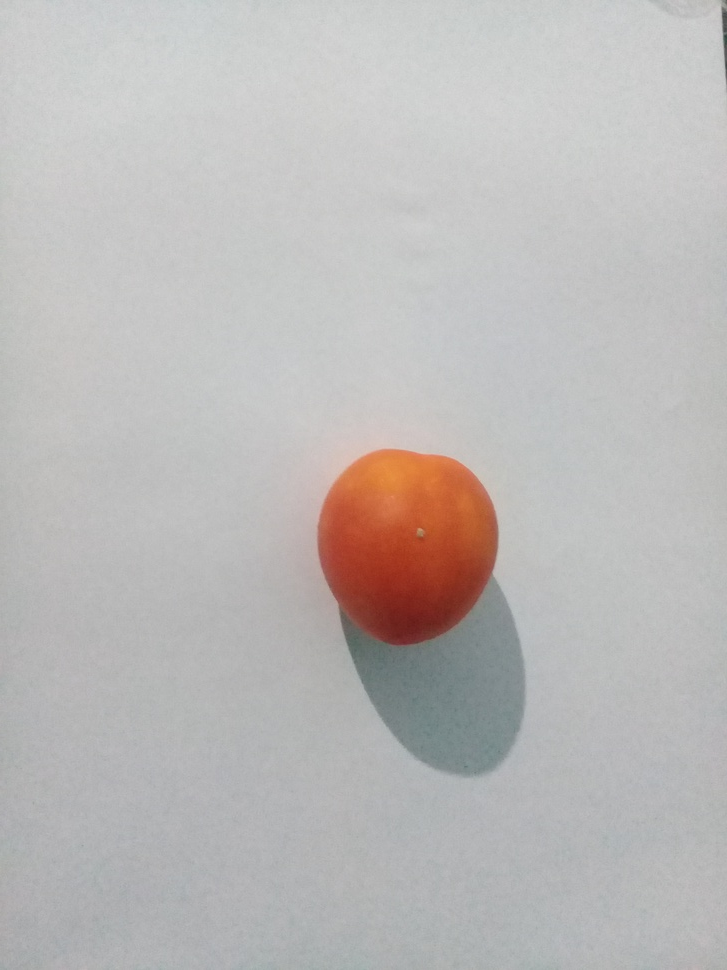
#> input picture img/B.jpg, 727 x 970 px, shrunk from 2448 x 3264 before the run, found by its file name
$ python crop.py
#> lines starting #> are read from the running program, lines starting #| are printed output that depends on the picture; after the words box and inside, x2 and y2 are one past the last pixel; in counts of white or black regions, pixels touching at a corner belong together
import numpy as np
import cv2

img = cv2.imread('B.jpg') # Read in the image and convert to grayscale
#> img is the input picture: shape (970, 727, 3); mean B, G, R 184.2, 185.3, 188.1
img = img[:-20,:-20] # Perform pre-cropping
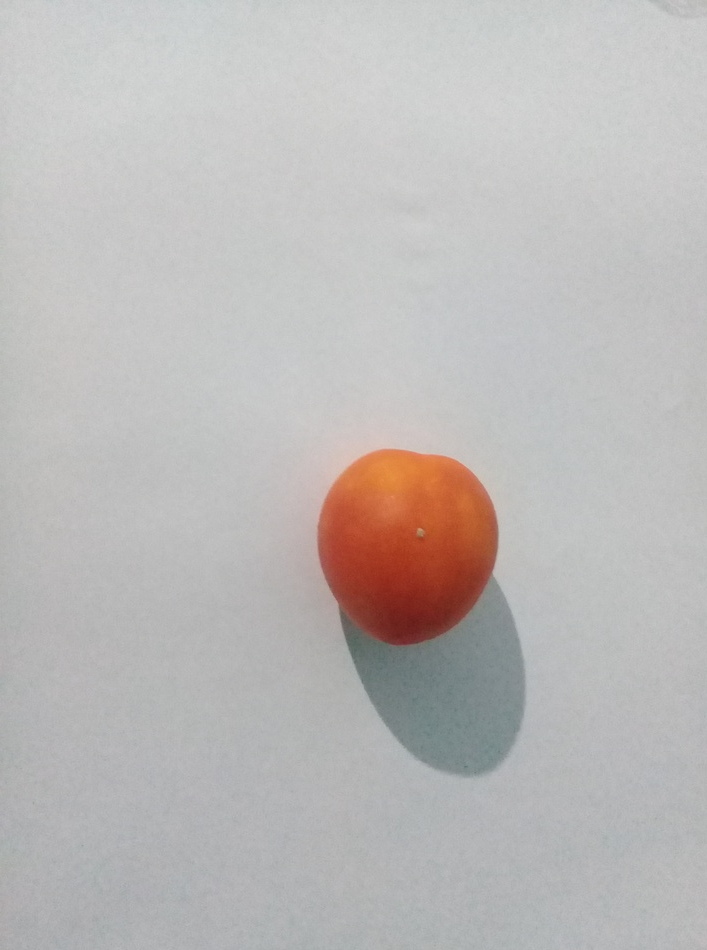
#> img: shape (950, 707, 3); mean B, G, R 184.3, 185.4, 188.5
gray = cv2.cvtColor(img, cv2.COLOR_BGR2GRAY)
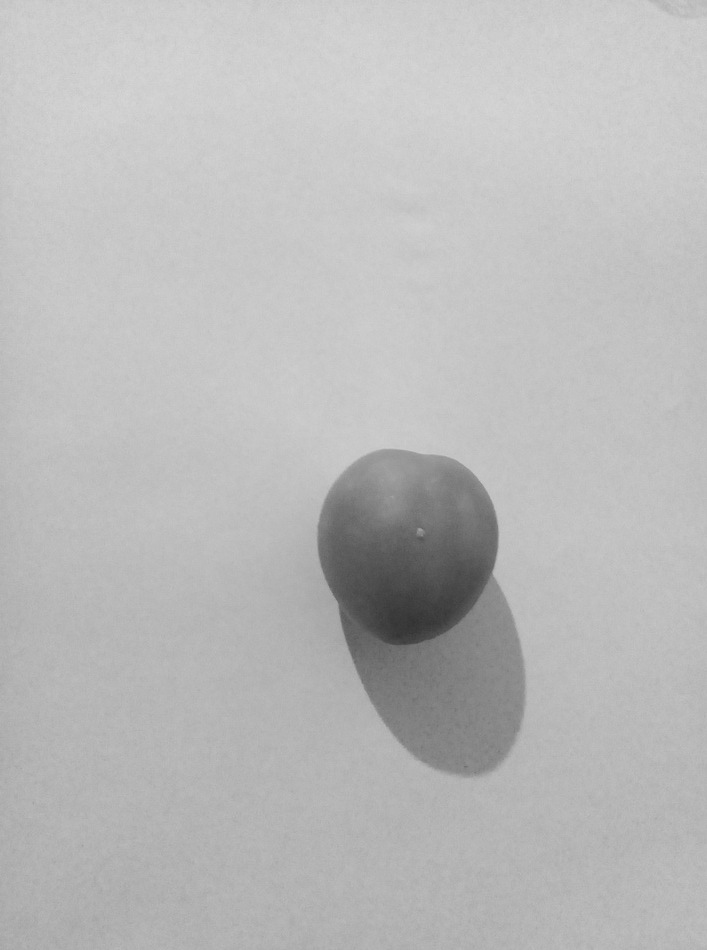
#> gray: shape (950, 707); min 48, max 215, mean 186.2
gray = 255*(gray < 140).astype(np.uint8) # To invert the text to white
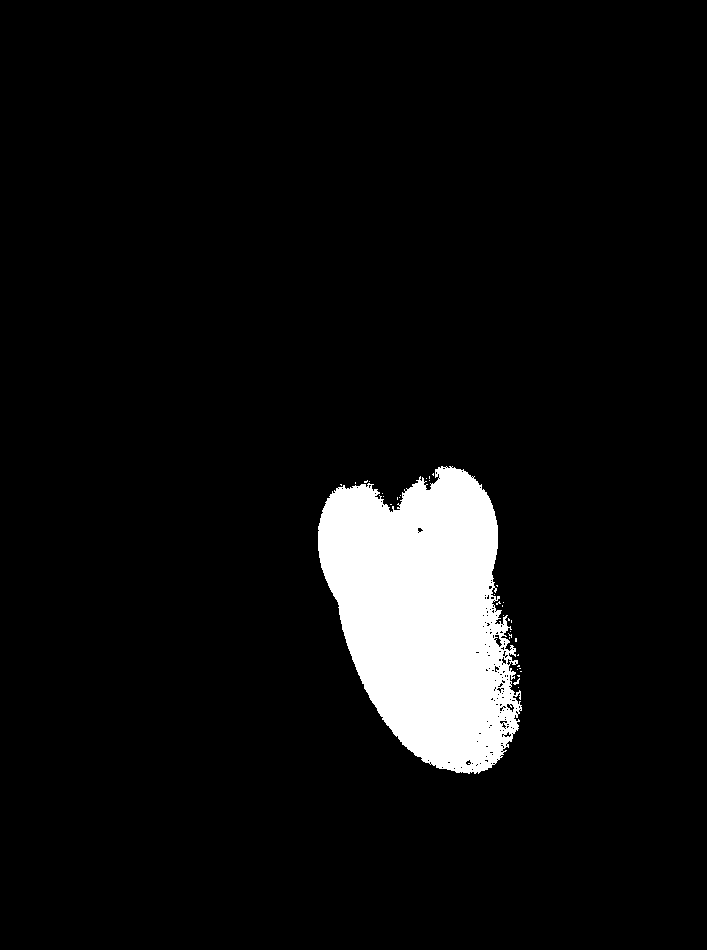
#> gray: shape (950, 707); 6.4% white; 35 white regions (33 under 20 px), largest, box (x1, y1, x2, y2) and area: (318, 466, 522, 774) 42897, (513, 678, 520, 685) 20
gray = cv2.morphologyEx(gray, cv2.MORPH_OPEN, np.ones((2, 2), dtype=np.uint8)) # Perform noise filtering
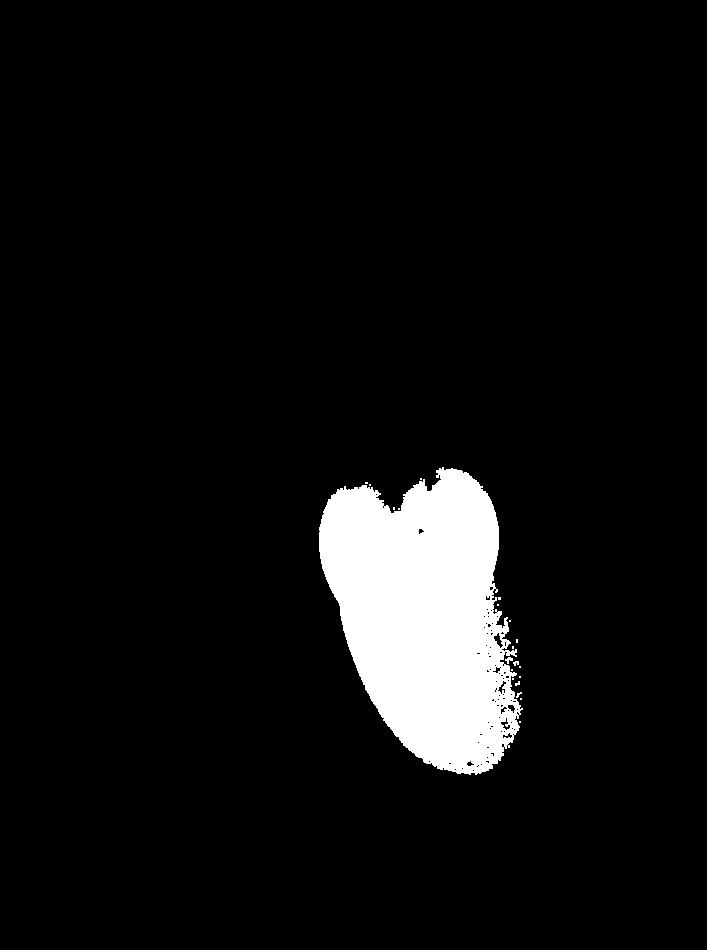
#> gray: shape (950, 707); 6.4% white; 21 white regions (18 under 20 px), largest, box (x1, y1, x2, y2) and area: (319, 467, 523, 775) 42507, (505, 657, 513, 664) 30, (513, 661, 519, 666) 21
coords = cv2.findNonZero(gray) # Find all non-zero points (text)
#> coords = contour of 42670 points, box (x1, y1, x2, y2) (319, 467, 523, 775), area 9023
x, y, w, h = cv2.boundingRect(coords) # Find minimum spanning bounding box
#> x = 319; y = 467; w = 204; h = 308
rect = img[y:y+h, x:x+w] # Crop the image - note we do this on the original image
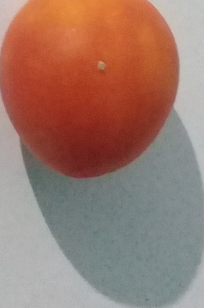
#> rect: shape (308, 204, 3); mean B, G, R 108.8, 120.9, 156.1
cv2.imshow("Cropped", rect) # Show it
cv2.waitKey(0)
cv2.destroyAllWindows()
cv2.imwrite("rect.jpg", rect) # Save the image

$ run again, with img/2.jpg copied over img/B.jpg
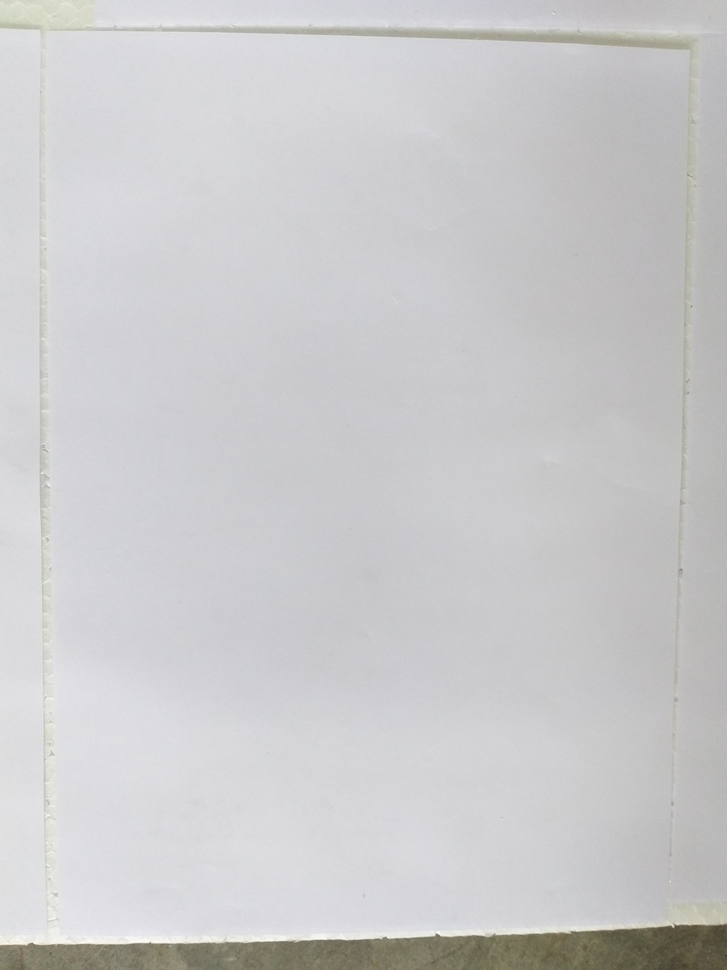
#> input picture img/2.jpg, 727 x 970 px, shrunk from 3456 x 4608 before the run, found by its file name
#> img is the input picture: shape (970, 727, 3); mean B, G, R 203.3, 202, 202.4
#> img: shape (950, 707, 3)
#> `gray = cv2.morphologyEx(gray, cv2.MORPH_OPEN, np.ones((2, 2), dtype=np..`:
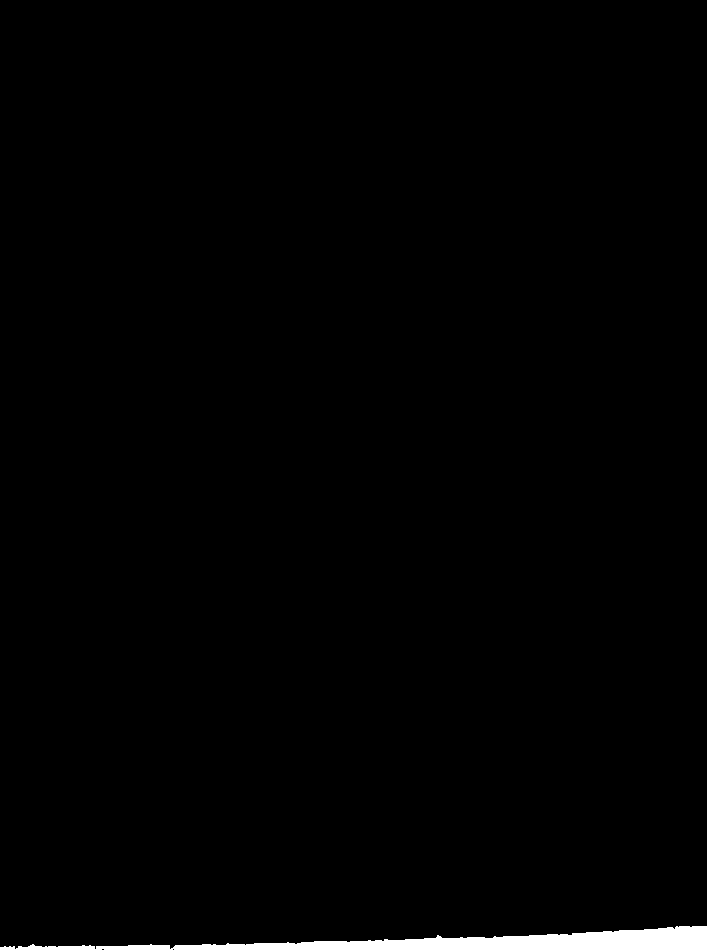
#> gray: shape (950, 707); 1.1% white; 1 white region, box (x1, y1, x2, y2) and area: (0, 926, 707, 950) 7447
#> coords = contour of 7447 points, box (x1, y1, x2, y2) (0, 926, 707, 950), area 3636
#> x = 0; y = 926; w = 707; h = 24
#> `rect = img[y:y+h, x:x+w]`:
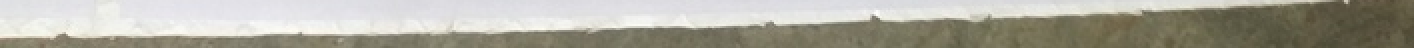
#> rect: shape (24, 707, 3) (shown 2 times larger); mean B, G, R 157.1, 168.7, 171.1
